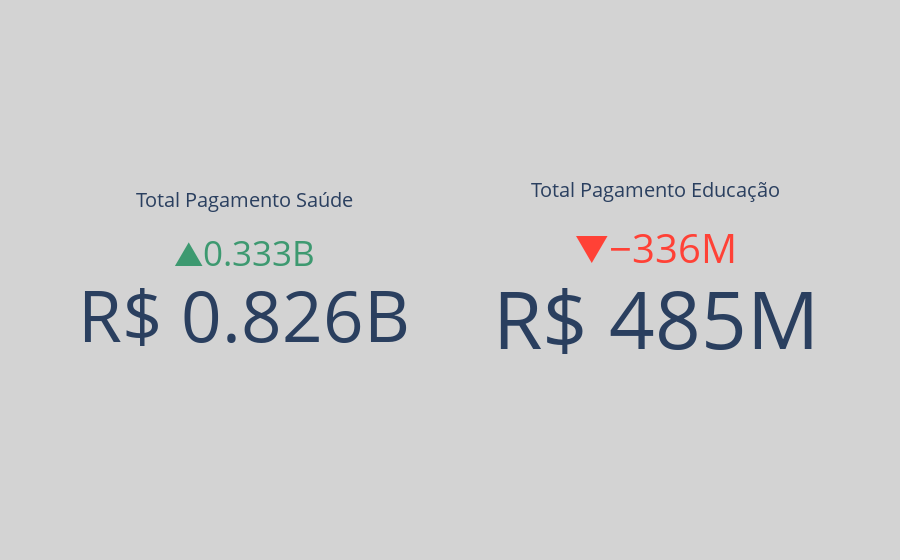

Source (notebook cell):
### Code cell
# Gráfico tipo KPI
total_pagamento_saude = pagamentos_saude["valo_movi"].sum()
total_pagamento_educacao = pagamentos_educacao["valo_movi"].sum()

total_pagamento_kpi = go.Figure()

total_pagamento_kpi.add_trace(go.Indicator(
    mode = "number+delta",
    value = total_pagamento_saude,
    number = {'prefix': "R$ "},
    title="Total Pagamento Saúde",
    domain = {'row':0,'column':0},
    delta = {'reference': VALOR_MINIMO_CONTITUCIONAL_SAUDE,'position':'top'},
    ))

total_pagamento_kpi.add_trace(go.Indicator(
    mode = "number+delta",
    value = total_pagamento_educacao,
    number = {'prefix': "R$ "},
    title="Total Pagamento Educação",
    domain = {'row':0,'column':1},
    delta = {'reference': VALOR_MINIMO_CONTITUCIONAL_EDUCACAO,'position':'top'}
    ))

total_pagamento_kpi.update_layout(
                    paper_bgcolor="lightgray",
                    grid = {
                        'rows': 1,
                        'columns': 2,
                        'pattern': "independent"
                        })

total_pagamento_kpi.show()

### Figure 1 — Plotly figure (JSON) as saved in the notebook; plotly's stock layout.template omitted (floating-point values rounded to 4 significant figures)
{"data": [{"delta": {"position": "top", "reference": 492900000.0}, "domain": {"column": 0, "row": 0}, "mode": "number+delta", "number": {"prefix": "R$ "}, "title": {"text": "Total Pagamento Saúde"}, "type": "indicator", "value": 825700000.0}, {"delta": {"position": "top", "reference": 821500000.0}, "domain": {"column": 1, "row": 0}, "mode": "number+delta", "number": {"prefix": "R$ "}, "title": {"text": "Total Pagamento Educação"}, "type": "indicator", "value": 485200000.0}], "layout": {"grid": {"columns": 2, "pattern": "independent", "rows": 1}, "paper_bgcolor": "lightgray"}}
